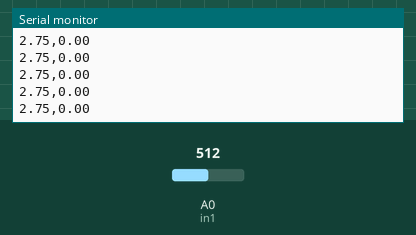
Recording of a sketch running on a simulated Arduino Uno, built with avr-gcc and run on an emulated ATmega328P. On the bench: the last lines printed to the serial monitor. Inputs (shaded band) come from the test bench; at power-on: A0 (in1) = 512.

Above: at 1.2 s.
1.3 s: A0 (in1) set to 716
At 1.32 s:
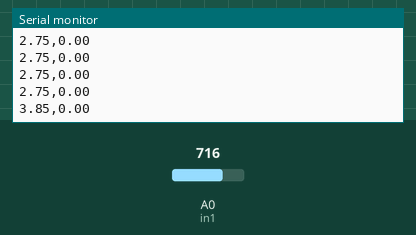
2.8 s: A0 (in1) set to 900
At 2.83 s:
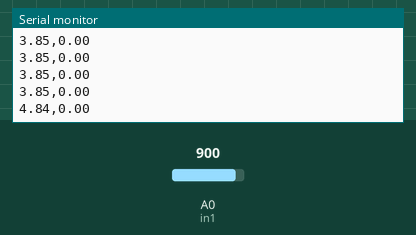
Timing chart, 0 to 5.8 s (numbered marks = the images above; inputs shaded):
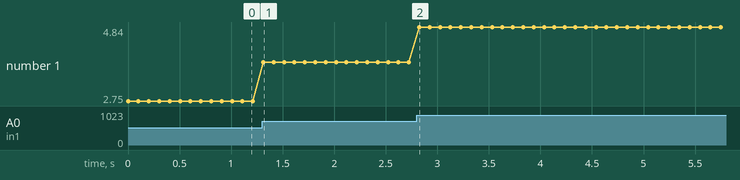

The sketch:

Python_Arduino.ino
```cpp
#define in1 A0

float lectura, signal1;
float voltaje1;
String datos,numero, indice;
void setup() {
  // put your setup code here, to run once:
  Serial.begin(9600);
  pinMode(in1,INPUT);
}

void loop() {
  signal1 = analogRead(A0);

  voltaje1 = ((signal1/1023)*5.5);

  Serial.print(voltaje1);
  Serial.print(',');
  Serial.println(0.0);
  delay(100);

}
```

Measured:
- after the input at 1.3 s, the serial monitor: prints a new line at once (image 1)
- after the input at 2.8 s, the serial monitor: prints a new line at once (image 2)
- plotted number 1: 2.75 → 3.85 after the input at 1.3 s, 3.85 → 4.84 after the input at 2.8 s
